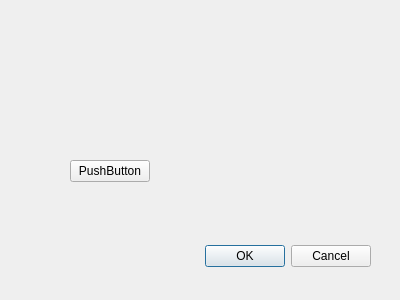
<?xml version="1.0" encoding="UTF-8"?>
<ui version="4.0">
 <class>saveFile</class>
 <widget class="QDialog" name="saveFile">
  <property name="geometry">
   <rect>
    <x>0</x>
    <y>0</y>
    <width>400</width>
    <height>300</height>
   </rect>
  </property>
  <property name="windowTitle">
   <string>Dialog</string>
  </property>
  <widget class="QDialogButtonBox" name="buttonBox">
   <property name="geometry">
    <rect>
     <x>30</x>
     <y>240</y>
     <width>341</width>
     <height>32</height>
    </rect>
   </property>
   <property name="orientation">
    <enum>Qt::Horizontal</enum>
   </property>
   <property name="standardButtons">
    <set>QDialogButtonBox::Cancel|QDialogButtonBox::Ok</set>
   </property>
  </widget>
  <widget class="QPushButton" name="pb_save">
   <property name="geometry">
    <rect>
     <x>70</x>
     <y>160</y>
     <width>80</width>
     <height>22</height>
    </rect>
   </property>
   <property name="text">
    <string>PushButton</string>
   </property>
  </widget>
 </widget>
 <resources/>
 <connections>
  <connection>
   <sender>buttonBox</sender>
   <signal>accepted()</signal>
   <receiver>saveFile</receiver>
   <slot>accept()</slot>
   <hints>
    <hint type="sourcelabel">
     <x>248</x>
     <y>254</y>
    </hint>
    <hint type="destinationlabel">
     <x>157</x>
     <y>274</y>
    </hint>
   </hints>
  </connection>
  <connection>
   <sender>buttonBox</sender>
   <signal>rejected()</signal>
   <receiver>saveFile</receiver>
   <slot>reject()</slot>
   <hints>
    <hint type="sourcelabel">
     <x>316</x>
     <y>260</y>
    </hint>
    <hint type="destinationlabel">
     <x>286</x>
     <y>274</y>
    </hint>
   </hints>
  </connection>
 </connections>
</ui>
